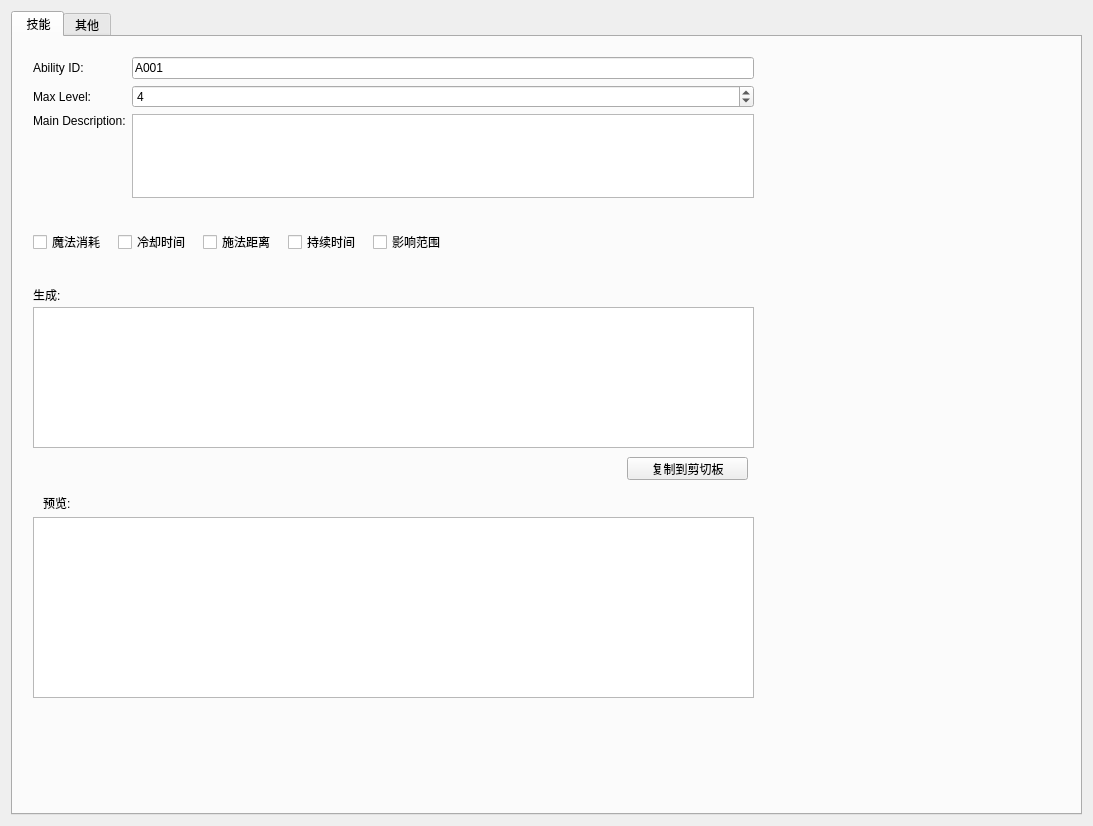
<?xml version="1.0" encoding="UTF-8"?>
<ui version="4.0">
 <class>War3EditorTool</class>
 <widget class="QWidget" name="War3EditorTool">
  <property name="geometry">
   <rect>
    <x>0</x>
    <y>0</y>
    <width>1093</width>
    <height>826</height>
   </rect>
  </property>
  <property name="windowTitle">
   <string>Form</string>
  </property>
  <layout class="QVBoxLayout" name="verticalLayout">
   <item>
    <widget class="QTabWidget" name="tabWidget">
     <property name="currentIndex">
      <number>0</number>
     </property>
     <widget class="QWidget" name="tab_ability">
      <attribute name="title">
       <string> 技能</string>
      </attribute>
      <widget class="QWidget" name="horizontalLayoutWidget">
       <property name="geometry">
        <rect>
         <x>20</x>
         <y>180</y>
         <width>721</width>
         <height>51</height>
        </rect>
       </property>
       <layout class="QHBoxLayout" name="horizontalLayout">
        <property name="spacing">
         <number>12</number>
        </property>
        <item>
         <widget class="QCheckBox" name="checkBox_cost">
          <property name="text">
           <string>魔法消耗</string>
          </property>
         </widget>
        </item>
        <item>
         <widget class="QCheckBox" name="checkBox_cooldown">
          <property name="text">
           <string>冷却时间</string>
          </property>
         </widget>
        </item>
        <item>
         <widget class="QCheckBox" name="checkBox_range">
          <property name="text">
           <string>施法距离</string>
          </property>
         </widget>
        </item>
        <item>
         <widget class="QCheckBox" name="checkBox_duration">
          <property name="text">
           <string>持续时间</string>
          </property>
         </widget>
        </item>
        <item>
         <widget class="QCheckBox" name="checkBox_area">
          <property name="text">
           <string>影响范围</string>
          </property>
         </widget>
        </item>
        <item>
         <spacer name="horizontalSpacer">
          <property name="orientation">
           <enum>Qt::Horizontal</enum>
          </property>
          <property name="sizeHint" stdset="0">
           <size>
            <width>40</width>
            <height>20</height>
           </size>
          </property>
         </spacer>
        </item>
       </layout>
      </widget>
      <widget class="QWidget" name="gridLayoutWidget">
       <property name="geometry">
        <rect>
         <x>20</x>
         <y>20</y>
         <width>721</width>
         <height>141</height>
        </rect>
       </property>
       <layout class="QGridLayout" name="gridLayout">
        <item row="0" column="1">
         <widget class="QLineEdit" name="lineEdit_abilId">
          <property name="text">
           <string>A001</string>
          </property>
         </widget>
        </item>
        <item row="2" column="0">
         <widget class="QLabel" name="label_2">
          <property name="text">
           <string>Main Description:</string>
          </property>
          <property name="alignment">
           <set>Qt::AlignLeading|Qt::AlignLeft|Qt::AlignTop</set>
          </property>
         </widget>
        </item>
        <item row="2" column="1">
         <widget class="QTextEdit" name="textEdit_mainDesc">
          <property name="sizePolicy">
           <sizepolicy hsizetype="Expanding" vsizetype="Preferred">
            <horstretch>0</horstretch>
            <verstretch>0</verstretch>
           </sizepolicy>
          </property>
         </widget>
        </item>
        <item row="0" column="0">
         <widget class="QLabel" name="label">
          <property name="text">
           <string>Ability ID:</string>
          </property>
         </widget>
        </item>
        <item row="1" column="0">
         <widget class="QLabel" name="label_3">
          <property name="text">
           <string>Max Level:</string>
          </property>
         </widget>
        </item>
        <item row="1" column="1">
         <widget class="QSpinBox" name="spinBox_maxLv">
          <property name="minimum">
           <number>1</number>
          </property>
          <property name="value">
           <number>4</number>
          </property>
         </widget>
        </item>
       </layout>
      </widget>
      <widget class="QLabel" name="label_4">
       <property name="geometry">
        <rect>
         <x>20</x>
         <y>250</y>
         <width>101</width>
         <height>16</height>
        </rect>
       </property>
       <property name="text">
        <string>生成:</string>
       </property>
      </widget>
      <widget class="QTextEdit" name="textEdit_res">
       <property name="geometry">
        <rect>
         <x>20</x>
         <y>270</y>
         <width>721</width>
         <height>141</height>
        </rect>
       </property>
      </widget>
      <widget class="QLabel" name="label_5">
       <property name="geometry">
        <rect>
         <x>30</x>
         <y>460</y>
         <width>54</width>
         <height>12</height>
        </rect>
       </property>
       <property name="text">
        <string>预览:</string>
       </property>
      </widget>
      <widget class="QTextEdit" name="textEdit_preview">
       <property name="geometry">
        <rect>
         <x>20</x>
         <y>480</y>
         <width>721</width>
         <height>181</height>
        </rect>
       </property>
       <property name="readOnly">
        <bool>true</bool>
       </property>
      </widget>
      <widget class="QPushButton" name="pushButton_copyToClipboard">
       <property name="geometry">
        <rect>
         <x>614</x>
         <y>420</y>
         <width>121</width>
         <height>23</height>
        </rect>
       </property>
       <property name="text">
        <string>复制到剪切板</string>
       </property>
      </widget>
     </widget>
     <widget class="QWidget" name="tab_2">
      <attribute name="title">
       <string>其他</string>
      </attribute>
     </widget>
    </widget>
   </item>
  </layout>
 </widget>
 <resources/>
 <connections/>
</ui>
